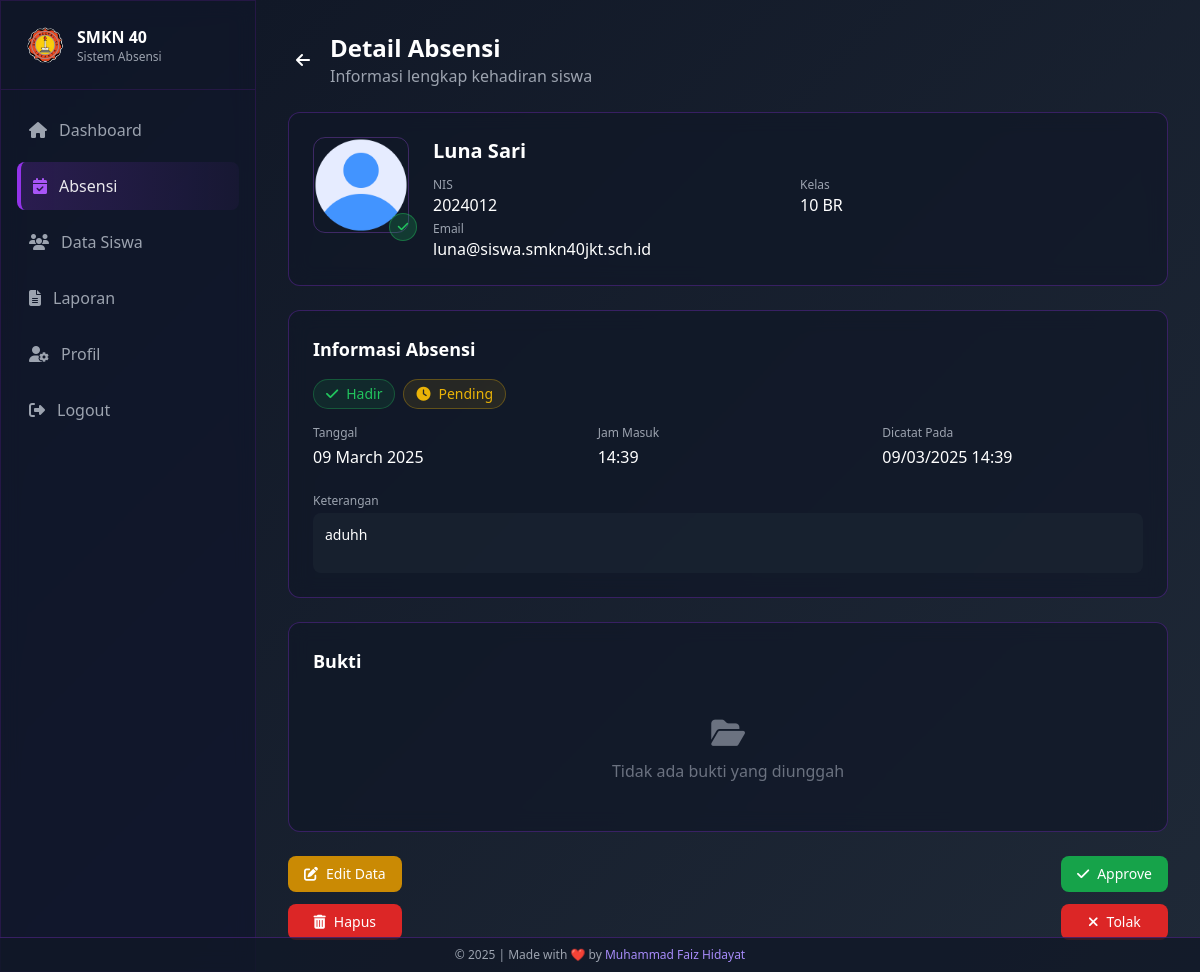
Screenshot of /admin/absensi/detail.php?id=46 (signed in) with the database file from the repository.
### tables this page shows
CREATE TABLE `absensi` (
  `id` int NOT NULL,
  `siswa_id` int NOT NULL,
  `tanggal` date NOT NULL,
  `jam_masuk` time DEFAULT NULL,
  `status` enum('Hadir','Sakit','Izin','Terlambat','Alpha') NOT NULL,
  `keterangan` text,
  `bukti_foto` varchar(255) DEFAULT NULL,
  `bukti_file` varchar(255) DEFAULT NULL,
  `approval_status` enum('Pending','Approved','Rejected') DEFAULT 'Pending',
  `created_at` timestamp NOT NULL DEFAULT CURRENT_TIMESTAMP,
  `updated_at` timestamp NOT NULL DEFAULT CURRENT_TIMESTAMP ON UPDATE CURRENT_TIMESTAMP
);

CREATE TABLE `siswa` (
  `id` int NOT NULL,
  `nis` varchar(20) NOT NULL,
  `nama_lengkap` varchar(100) NOT NULL,
  `kelas` enum('10','11','12') NOT NULL,
  `jurusan` enum('RPL','DKV','AK','BR','MP') NOT NULL,
  `email` varchar(100) NOT NULL,
  `password` varchar(255) NOT NULL,
  `foto_profil` varchar(255) DEFAULT 'assets/default/photo-profile.png',
  `created_at` timestamp NOT NULL DEFAULT CURRENT_TIMESTAMP,
  `updated_at` timestamp NOT NULL DEFAULT CURRENT_TIMESTAMP ON UPDATE CURRENT_TIMESTAMP
);

### admin/absensi/detail.php (the view, shortened to what the rows shown need)
<?php
require_once '../../config/database.php';
$id = $_GET['id'];
$sql = "SELECT a.*, s.nama_lengkap, s.nis, s.kelas, s.jurusan, s.foto_profil, s.email
        FROM absensi a
        JOIN siswa s ON a.siswa_id = s.id
        WHERE a.id = :id";
$stmt = $conn->prepare($sql);
$stmt->execute(['id' => $id]);
$absensi = $stmt->fetch(PDO::FETCH_ASSOC);
$status_colors = [
    'Hadir' => 'green',
    'Sakit' => 'yellow',
    'Izin' => 'purple',
    'Terlambat' => 'orange',
    'Alpha' => 'red'
];
$approval_colors = [
    'Pending' => 'yellow',
    'Approved' => 'green',
    'Rejected' => 'red'
];
$status_color = $status_colors[$absensi['status']] ?? 'gray';
$approval_color = $approval_colors[$absensi['approval_status']] ?? 'gray';
?>
<!DOCTYPE html>
<html lang="en">
<head>
    <script src="https://cdn.tailwindcss.com"></script>
    <link rel="stylesheet" href="https://cdnjs.cloudflare.com/ajax/libs/font-awesome/6.4.2/css/all.min.css">
</head>
<body class="min-h-screen text-white bg-fixed">
    <aside id="sidebar" class="fixed top-0 left-0 h-screen w-64 glass-effect border-r border-purple-900/30 z-50 sidebar-transition -translate-x-full lg:translate-x-0">
        <div class="flex items-center justify-between p-4 lg:p-6 border-b border-purple-900/30">
            <div class="flex items-center gap-3">
                <div>
                    <h1 class="font-semibold text-sm lg:text-base">SMKN 40</h1>
                </div>
            </div>
        </div>
    </aside>
    <main class="lg:ml-64 min-h-screen bg-gradient-to-br from-gray-900 to-gray-800 transition-all duration-300">
        <div class="p-4 lg:p-8">
            <div class="max-w-4xl mx-auto">
                <div class="flex items-center mb-6">
                    <div>
                        <h1 class="text-xl md:text-2xl font-bold">Detail Absensi</h1>
                    </div>
                </div>
                <div class="glass-effect rounded-xl p-4 md:p-6 mb-6 animate-fade-in">
                    <div class="flex flex-col sm:flex-row items-center sm:items-start gap-4 md:gap-6">
                        <div class="relative">
                            <img src="../../<?= htmlspecialchars($absensi['foto_profil'] ?: 'assets/default/avatar.png') ?>"
                                alt="<?= htmlspecialchars($absensi['nama_lengkap']) ?>"
                                class="w-20 h-20 md:w-24 md:h-24 rounded-xl object-cover border border-purple-500/30">
                            <div class="absolute -bottom-2 -right-2 h-7 w-7 rounded-full flex items-center justify-center bg-<?= $status_color ?>-500/20 border border-<?= $status_color ?>-500/40">
                                <?php if ($absensi['status'] == 'Hadir'): ?>
                                    <i class="fas fa-check text-<?= $status_color ?>-500 text-xs"></i>
                                <?php elseif ($absensi['status'] == 'Sakit'): ?>
                                    <i class="fas fa-hospital text-<?= $status_color ?>-500 text-xs"></i>
                                <?php elseif ($absensi['status'] == 'Izin'): ?>
                                    <i class="fas fa-envelope text-<?= $status_color ?>-500 text-xs"></i>
                                <?php elseif ($absensi['status'] == 'Terlambat'): ?>
                                    <i class="fas fa-clock text-<?= $status_color ?>-500 text-xs"></i>
                                <?php elseif ($absensi['status'] == 'Alpha'): ?>
                                    <i class="fas fa-times text-<?= $status_color ?>-500 text-xs"></i>
                                <?php endif; ?>
                            </div>
                        </div>
                        <div class="flex-grow text-center sm:text-left">
                            <h3 class="text-lg md:text-xl font-bold"><?= htmlspecialchars($absensi['nama_lengkap']) ?></h3>
                            <div class="grid grid-cols-1 sm:grid-cols-2 gap-x-6 gap-y-1 mt-2 md:mt-3">
                                <div>
                                    <p class="text-gray-400 text-xs">NIS</p>
                                    <p class="text-sm md:text-base"><?= htmlspecialchars($absensi['nis']) ?></p>
                                </div>
                                <div>
                                    <p class="text-gray-400 text-xs">Kelas</p>
                                    <p class="text-sm md:text-base"><?= htmlspecialchars($absensi['kelas']) ?> <?= htmlspecialchars($absensi['jurusan']) ?></p>
                                </div>
                                <div class="sm:col-span-2">
                                    <p class="text-gray-400 text-xs">Email</p>
                                    <p class="text-sm md:text-base truncate"><?= htmlspecialchars($absensi['email']) ?></p>
                                </div>
                            </div>
                        </div>
                    </div>
                </div>
                <div class="glass-effect rounded-xl p-4 md:p-6 mb-4 md:mb-6 animate-fade-in">
                    <div class="flex flex-wrap gap-2 mb-4">
                        <span class="inline-flex items-center px-3 py-1 rounded-full text-xs md:text-sm bg-<?= $status_color ?>-500/10 text-<?= $status_color ?>-500 border border-<?= $status_color ?>-500/30">
                            <?php if ($absensi['status'] == 'Hadir'): ?>
                                <i class="fas fa-check mr-2"></i>
                            <?php elseif ($absensi['status'] == 'Sakit'): ?>
                                <i class="fas fa-hospital mr-2"></i>
                            <?php elseif ($absensi['status'] == 'Izin'): ?>
                                <i class="fas fa-envelope mr-2"></i>
                            <?php elseif ($absensi['status'] == 'Terlambat'): ?>
                                <i class="fas fa-clock mr-2"></i>
                            <?php elseif ($absensi['status'] == 'Alpha'): ?>
                                <i class="fas fa-times mr-2"></i>
                            <?php endif; ?>
                            <?= $absensi['status'] ?>
                        </span>
                        <span class="inline-flex items-center px-3 py-1 rounded-full text-xs md:text-sm bg-<?= $approval_color ?>-500/10 text-<?= $approval_color ?>-500 border border-<?= $approval_color ?>-500/30">
                            <?php if ($absensi['approval_status'] == 'Approved'): ?>
                                <i class="fas fa-check-circle mr-2"></i>
                            <?php elseif ($absensi['approval_status'] == 'Rejected'): ?>
                                <i class="fas fa-times-circle mr-2"></i>
                            <?php else: ?>
                                <i class="fas fa-clock mr-2"></i>
                            <?php endif; ?>
                            <?= $absensi['approval_status'] ?>
                        </span>
                    </div>
                    <div class="grid grid-cols-2 md:grid-cols-3 gap-4 md:gap-6">
                        <div>
                            <p class="text-gray-400 text-xs mb-1">Tanggal</p>
                            <p class="text-sm md:text-base font-medium"><?= date('d F Y', strtotime($absensi['tanggal'])) ?></p>
                        </div>
                        <div>
                            <p class="text-gray-400 text-xs mb-1">Jam Masuk</p>
                            <p class="text-sm md:text-base font-medium">
                                <?= $absensi['jam_masuk'] !== '00:00:00' ? date('H:i', strtotime($absensi['jam_masuk'])) : '-' ?>
                            </p>
                        </div>
                        <div>
                            <p class="text-gray-400 text-xs mb-1">Dicatat Pada</p>
                            <p class="text-sm md:text-base font-medium">
                                <?= date('d/m/Y H:i', strtotime($absensi['created_at'])) ?>
                            </p>
                        </div>
                    </div>
                    <div class="mt-4 md:mt-6">
                        <div class="bg-gray-800/50 rounded-lg p-3 min-h-[60px]">
                            <p class="text-sm">
                                <?= $absensi['keterangan'] ? nl2br(htmlspecialchars($absensi['keterangan'])) : '<span class="text-gray-500 italic">Tidak ada keterangan</span>' ?>
                            </p>
                        </div>
                    </div>
                </div>
            </div>
        </div>
    </main>
</body>
</html>

### rows the page displays
absensi: siswa.foto_profil (picture), siswa.nama_lengkap "Luna Sari", siswa.nis "2024012", siswa.kelas "10", siswa.jurusan "BR", siswa.email "luna@siswa.smkn40jkt.sch.id", status "Hadir", approval_status "Pending", tanggal "09 March 2025", jam_masuk "14:39", created_at "09/03/2025 14:39", keterangan "aduhh"
